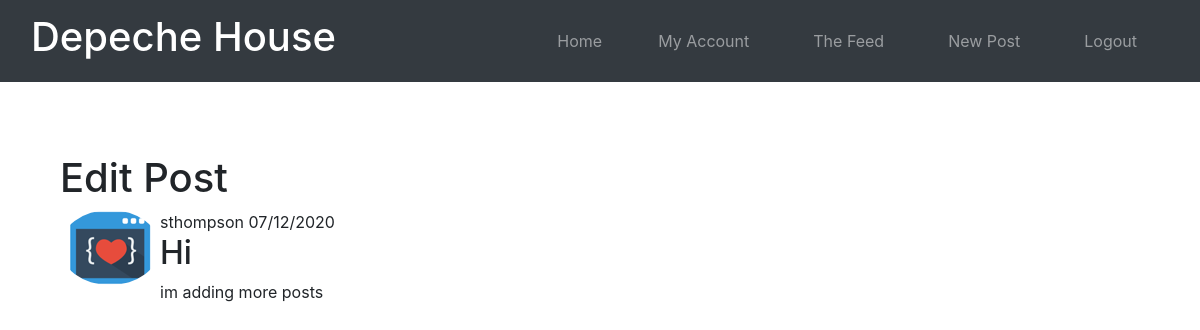
The app's page /post/2 (signed in) with its own data.
### depeche_house/models.py (models this page shows, shortened)
class User(UserMixin, db.Model):
    id = db.Column(db.Integer, primary_key=True)
    username = db.Column(db.String(10), index=True, unique=True, nullable=False)
    email = db.Column(db.String(120), unique=True, index=True, nullable=False)
    password_hash = db.Column(db.String(128), nullable=False)
    joined_at = db.Column(db.DateTime(), default=datetime.utcnow, index=True, nullable=False)
    profile_pic = db.Column(db.String(40), default='default.jpg')
    posts = db.relationship('Post', backref='author', lazy=True)

class Post(db.Model):
    id = db.Column(db.Integer, primary_key=True)
    title = db.Column(db.String(100), nullable=False)
    date_posted = db.Column(db.DateTime, nullable=False, default=datetime.utcnow)
    content = db.Column(db.Text, nullable=False)
    user_id = db.Column(db.Integer, db.ForeignKey('user.id'), nullable=False)

### depeche_house/routes.py (the view)
@app.route('/post/<int:post_id>', methods=["GET", "POST"])
@login_required
def post(post_id):
    post = Post.query.get_or_404(post_id)
    return render_template('post.html', post=post)

### depeche_house/routes.py (called while the page is built)
@login_manager.user_loader
def load_user(user_id):
    return User.query.get(int(user_id))

### depeche_house/templates/post.html (shortened to what this page needs)
{% extends "base.html" %}
{% block content %}
<br>
<br>
<br>
<h1>Edit Post</h1>
<article class="media content-section">
    <img class="rounded-circle article-img" src="{{ url_for('static', filename='profile_pics/' + post.author.profile_pic) }}">
    <div class="media-body">
        <div class="article-metadata">
            {{ post.author.username }}
            {{ post.date_posted.strftime('%d/%m/%Y') }}
        </div>
        <div class="article-title">
            <h2>{{ post.title }}</h2>
        </div>
        <div class="article-content">
            <p>{{ post.content }}</p>
        </div>
{% endblock %}

### depeche_house/static/style.css (style rules this page uses)
body { width: 100%; height: 100% }

### records on screen
User: profile_pic (picture), author.username "sthompson"
Post: date_posted "07/12/2020", title "Hi", content "im adding more posts"
